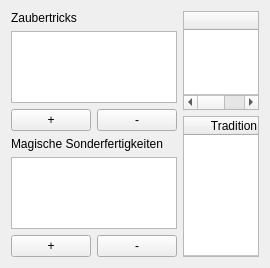
              <widget class="QWidget" name="page_13">
               <property name="geometry">
                <rect>
                 <x>0</x>
                 <y>0</y>
                 <width>270</width>
                 <height>268</height>
                </rect>
               </property>
               <attribute name="label">
                <string>Zaubertricks / Sonderfertigkeiten...</string>
               </attribute>
               <layout class="QVBoxLayout" name="verticalLayout_27">
                <item>
                 <layout class="QHBoxLayout" name="horizontalLayout_38">
                  <item>
                   <layout class="QVBoxLayout" name="verticalLayout_18">
                    <item>
                     <layout class="QVBoxLayout" name="verticalLayout_42">
                      <item>
                       <widget class="QLabel" name="label_37">
                        <property name="text">
                         <string>Zaubertricks</string>
                        </property>
                       </widget>
                      </item>
                      <item>
                       <widget class="QTableWidget" name="zaubertricksTable_dsa5">
                        <attribute name="horizontalHeaderVisible">
                         <bool>false</bool>
                        </attribute>
                        <attribute name="horizontalHeaderStretchLastSection">
                         <bool>true</bool>
                        </attribute>
                        <attribute name="verticalHeaderVisible">
                         <bool>false</bool>
                        </attribute>
                       </widget>
                      </item>
                      <item>
                       <layout class="QHBoxLayout" name="horizontalLayout_41">
                        <item>
                         <widget class="QPushButton" name="addZaubertrick_dsa5">
                          <property name="text">
                           <string>+</string>
                          </property>
                         </widget>
                        </item>
                        <item>
                         <widget class="QPushButton" name="removeZaubertrick_dsa5">
                          <property name="text">
                           <string>-</string>
                          </property>
                         </widget>
                        </item>
                       </layout>
                      </item>
                     </layout>
                    </item>
                    <item>
                     <layout class="QVBoxLayout" name="verticalLayout_41">
                      <item>
                       <widget class="QLabel" name="label_36">
                        <property name="text">
                         <string>Magische Sonderfertigkeiten</string>
                        </property>
                       </widget>
                      </item>
                      <item>
                       <widget class="QTableWidget" name="mSonderfTable_dsa5">
                        <attribute name="horizontalHeaderVisible">
                         <bool>false</bool>
                        </attribute>
                        <attribute name="horizontalHeaderStretchLastSection">
                         <bool>true</bool>
                        </attribute>
                        <attribute name="verticalHeaderVisible">
                         <bool>false</bool>
                        </attribute>
                       </widget>
                      </item>
                      <item>
                       <layout class="QHBoxLayout" name="horizontalLayout_40">
                        <item>
                         <widget class="QPushButton" name="addMSonderf_dsa5">
                          <property name="text">
                           <string>+</string>
                          </property>
                         </widget>
                        </item>
                        <item>
                         <widget class="QPushButton" name="removeMSonderf_dsa5">
                          <property name="text">
                           <string>-</string>
                          </property>
                         </widget>
                        </item>
                       </layout>
                      </item>
                     </layout>
                    </item>
                   </layout>
                  </item>
                  <item>
                   <layout class="QVBoxLayout" name="verticalLayout_40">
                    <item>
                     <widget class="QTableWidget" name="leiteigMerkmalTable_dsa5">
                      <property name="maximumSize">
                       <size>
                        <width>16777215</width>
                        <height>150</height>
                       </size>
                      </property>
                      <property name="rowCount">
                       <number>1</number>
                      </property>
                      <attribute name="horizontalHeaderDefaultSectionSize">
                       <number>300</number>
                      </attribute>
                      <attribute name="horizontalHeaderStretchLastSection">
                       <bool>true</bool>
                      </attribute>
                      <attribute name="verticalHeaderVisible">
                       <bool>false</bool>
                      </attribute>
                      <attribute name="verticalHeaderStretchLastSection">
                       <bool>true</bool>
                      </attribute>
                      <row/>
                      <column>
                       <property name="text">
                        <string>Leiteigenschaft</string>
                       </property>
                      </column>
                      <column>
                       <property name="text">
                        <string>Merkmal</string>
                       </property>
                      </column>
                     </widget>
                    </item>
                    <item>
                     <widget class="QTableWidget" name="magiTraditionTable_dsa5">
                      <property name="rowCount">
                       <number>1</number>
                      </property>
                      <attribute name="horizontalHeaderStretchLastSection">
                       <bool>true</bool>
                      </attribute>
                      <attribute name="verticalHeaderVisible">
                       <bool>false</bool>
                      </attribute>
                      <attribute name="verticalHeaderStretchLastSection">
                       <bool>true</bool>
                      </attribute>
                      <row/>
                      <column>
                       <property name="text">
                        <string>Tradition</string>
                       </property>
                      </column>
                     </widget>
                    </item>
                   </layout>
                  </item>
                 </layout>
                </item>
               </layout>
              </widget>
